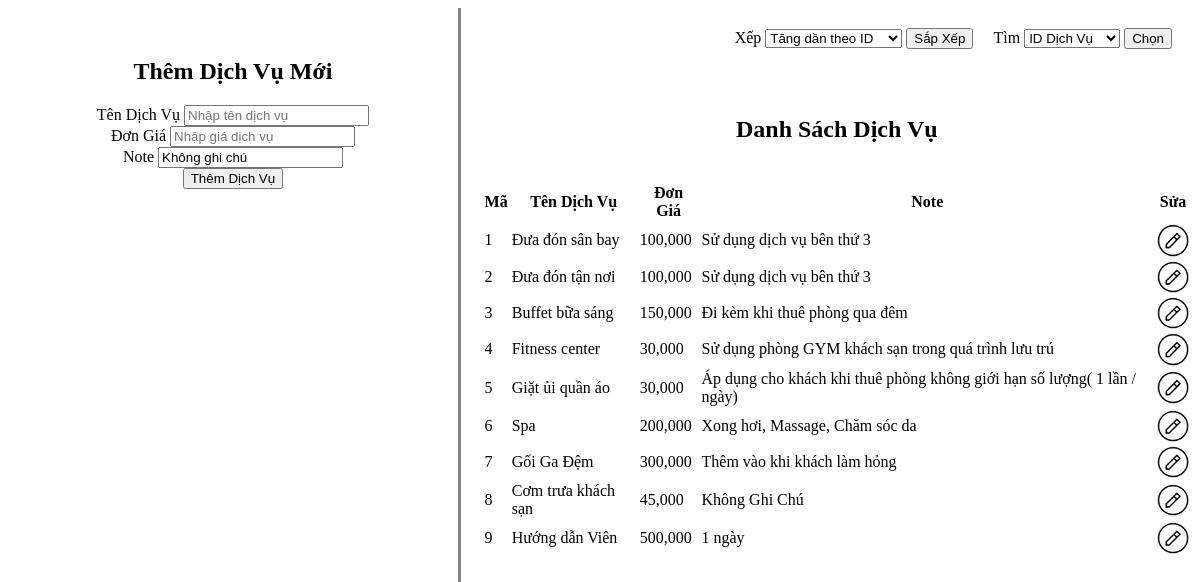
The page /DichVu/DichVu.php on the database its author committed.
### tables this page shows
CREATE TABLE `dichvu` (
  `MaDV` int(11) NOT NULL,
  `TenDV` varchar(250) NOT NULL,
  `GiaDV` int(11) NOT NULL,
  `Note` text NOT NULL
);

### DichVu/DichVu.php (the view, shortened to what this page needs)
<div class="left">
<?php
    include("ThemDV.php");
?>
</div>
<div class="right">
    <div class="thanhtrangthai">
<?php
    include("ChucNangSQLDichVu.php");
?>
    </div>
    <div class="noidung">
<h2>Danh Sách Dịch Vụ <?php echo $thongbao ?></h2><br>
<table class="tableHT">
    <tr>
        <th>Mã</th>
        <th>Tên Dịch Vụ</th>
        <th>Đơn Giá</th>
        <th>Note</th>
        <th>Sửa</th>
    </tr>
<?php
    $thucthi = mysqli_query($ketnoisql,$sql);
    while($dulieu = mysqli_fetch_array($thucthi) ){
        echo"<tr>";
        echo"<td>";
        echo $dulieu[0];
        echo "</td>";
        echo"<td>";
        echo $dulieu[1];
        echo "</td>";
        echo"<td>";
        echo number_format($dulieu[2]);
        echo "</td>";
        echo"<td>";
        echo $dulieu[3];
        echo "</td>";
        echo"<td>";
        echo "<a href='index.php?url=DichVu/SuaDV.php&maDV=$dulieu[0]'><img src='image/edit.png' width='32px'/></a>";
        echo "</td>";
        echo "</tr>";
    }
?>
</table>
</div>

### DichVu/ThemDV.php (shortened to what this page needs)
<div class="dem">
<form action= "" method="Post">
    <h2>Thêm Dịch Vụ Mới</h2>
    <div class="nhomform">
            <span>Tên Dịch Vụ</span>
            <input class="nhap" type="text"  name='tendv' placeholder="Nhập tên dịch vụ">
    </div>
    <div class="nhomform">
            <span>Đơn Giá</span>
            <input class="nhap" type="text" name='giadv' placeholder="Nhập giá dịch vụ" >
    </div>
    <div class="nhomform">
            <span>Note</span>
            <input class="nhap" type="text" name='note' value="Không ghi chú">
    </div>
    <input class="button button2" value="Thêm Dịch Vụ" type="submit"/>
</form>
</div>

### DichVu/ChucNangSQLDichVu.php (shortened to what this page needs)
    <form style="float:right; margin-top: 20px;margin-right: 20px"  action="" method="post">
     <div class="nhomform">
    <span>Tìm</span>
    <select class="nhap"  style="padding:0" name="timtheo">
        <option value="IDDV">ID Dịch Vụ</option>
    </select>
    <input class='button2' type="submit" value="Chọn">
    </div>
</form>
<?php
$sql = 'select * from dichvu';
        ?>
<form style="float:right; margin-top: 20px;margin-right: 20px"  action="" method="post">
     <div class="nhomform">
    <span>Xếp</span>
    <select class="nhap"  style="padding:0" name="kieusx">
        <option value="TangID">Tăng dần theo ID</option>
    </select>
    <input class='button2' type="submit" value="Sắp Xếp">
    </div>
</form>

### DichVu/DichVu.php (style rules this page uses)
.right { width: 60%; height: 100%; float: right; text-align: center; overflow: auto; }
.left { width: 38%; height: 100%; float: left; text-align: center; border-right: 3px solid #848484; }
.thanhtrangthai { float: top; height: 10%; }
.noidung { margin: 30px auto; }

### DichVu/ThemDV.php (style rules this page uses)
.dem { padding: 30px; }

### rows shown on the page
dichvu: MaDV "1", TenDV "Đưa đón sân bay", GiaDV "100,000", Note "Sử dụng dịch vụ bên thứ 3"
dichvu: MaDV "2", TenDV "Đưa đón tận nơi", GiaDV "100,000", Note "Sử dụng dịch vụ bên thứ 3"
dichvu: MaDV "3", TenDV "Buffet bữa sáng", GiaDV "150,000", Note "Đi kèm khi thuê phòng qua đêm"
dichvu: MaDV "4", TenDV "Fitness center", GiaDV "30,000", Note "Sử dụng phòng GYM khách sạn trong quá trình lưu trú"
dichvu: MaDV "5", TenDV "Giặt ủi quần áo", GiaDV "30,000", Note "Áp dụng cho khách khi thuê phòng không giới hạn số lượng( 1 lần / ngày)"
dichvu: MaDV "6", TenDV "Spa", GiaDV "200,000", Note "Xong hơi, Massage, Chăm sóc da"
dichvu: MaDV "7", TenDV "Gối Ga Đệm", GiaDV "300,000", Note "Thêm vào khi khách làm hỏng"
dichvu: MaDV "8", TenDV "Cơm trưa khách sạn", GiaDV "45,000", Note "Không Ghi Chú"
dichvu: MaDV "9", TenDV "Hướng dẫn Viên", GiaDV "500,000", Note "1 ngày"
